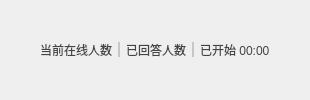
                <widget class="QWidget" name="widget_4" native="true">
                 <property name="minimumSize">
                  <size>
                   <width>0</width>
                   <height>30</height>
                  </size>
                 </property>
                 <property name="styleSheet">
                  <string notr="true">QWidget#widget_4{
background-color: rgb(255, 247, 233);
border:1px solid rgba(250,206,116,1);
}
</string>
                 </property>
                 <layout class="QGridLayout" name="gridLayout_3">
                  <property name="leftMargin">
                   <number>0</number>
                  </property>
                  <property name="topMargin">
                   <number>0</number>
                  </property>
                  <property name="rightMargin">
                   <number>0</number>
                  </property>
                  <property name="bottomMargin">
                   <number>0</number>
                  </property>
                  <item row="0" column="6">
                   <spacer name="horizontalSpacer_8">
                    <property name="orientation">
                     <enum>Qt::Horizontal</enum>
                    </property>
                    <property name="sizeHint" stdset="0">
                     <size>
                      <width>40</width>
                      <height>20</height>
                     </size>
                    </property>
                   </spacer>
                  </item>
                  <item row="0" column="0">
                   <spacer name="horizontalSpacer_7">
                    <property name="orientation">
                     <enum>Qt::Horizontal</enum>
                    </property>
                    <property name="sizeHint" stdset="0">
                     <size>
                      <width>40</width>
                      <height>20</height>
                     </size>
                    </property>
                   </spacer>
                  </item>
                  <item row="0" column="4">
                   <widget class="QLabel" name="label_8">
                    <property name="minimumSize">
                     <size>
                      <width>2</width>
                      <height>15</height>
                     </size>
                    </property>
                    <property name="maximumSize">
                     <size>
                      <width>2</width>
                      <height>15</height>
                     </size>
                    </property>
                    <property name="styleSheet">
                     <string notr="true">background-color: rgb(199, 199, 199);</string>
                    </property>
                    <property name="text">
                     <string>&lt;html&gt;&lt;head/&gt;&lt;body&gt;&lt;p&gt;&lt;br/&gt;&lt;/p&gt;&lt;/body&gt;&lt;/html&gt;</string>
                    </property>
                   </widget>
                  </item>
                  <item row="0" column="2">
                   <widget class="QLabel" name="label_7">
                    <property name="minimumSize">
                     <size>
                      <width>2</width>
                      <height>15</height>
                     </size>
                    </property>
                    <property name="maximumSize">
                     <size>
                      <width>2</width>
                      <height>15</height>
                     </size>
                    </property>
                    <property name="focusPolicy">
                     <enum>Qt::NoFocus</enum>
                    </property>
                    <property name="styleSheet">
                     <string notr="true">background-color: rgb(199, 199, 199);</string>
                    </property>
                    <property name="text">
                     <string/>
                    </property>
                   </widget>
                  </item>
                  <item row="0" column="1">
                   <widget class="QLabel" name="label_online">
                    <property name="styleSheet">
                     <string notr="true">color: rgb(68, 68, 68);
font: 10pt &quot;微软雅黑&quot;;</string>
                    </property>
                    <property name="text">
                     <string>当前在线人数</string>
                    </property>
                   </widget>
                  </item>
                  <item row="0" column="5">
                   <widget class="QLabel" name="label_startTimeCount">
                    <property name="styleSheet">
                     <string notr="true">color: rgb(68, 68, 68);
font: 10pt &quot;微软雅黑&quot;;</string>
                    </property>
                    <property name="text">
                     <string>已开始 00:00</string>
                    </property>
                   </widget>
                  </item>
                  <item row="0" column="3">
                   <widget class="QLabel" name="label_submit">
                    <property name="styleSheet">
                     <string notr="true">color: rgb(68, 68, 68);
font: 10pt &quot;微软雅黑&quot;;</string>
                    </property>
                    <property name="text">
                     <string>已回答人数</string>
                    </property>
                   </widget>
                  </item>
                 </layout>
                </widget>
